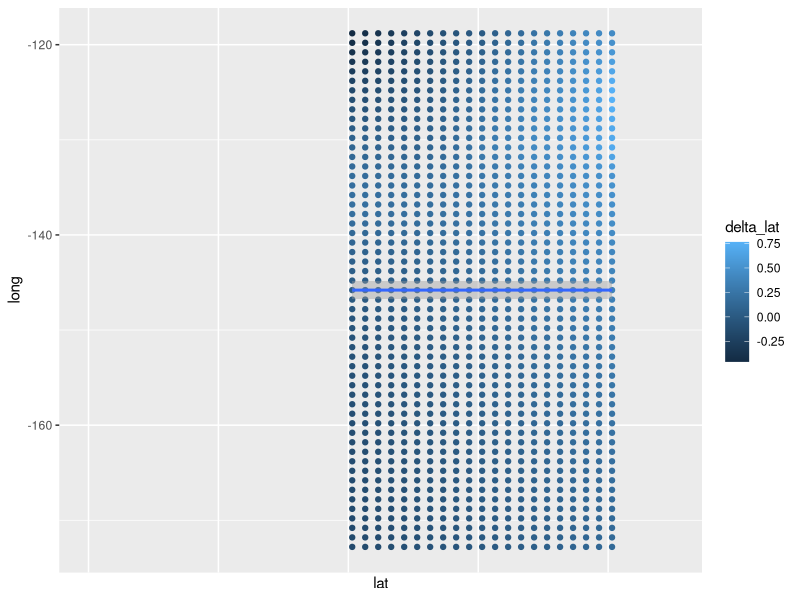

Write R code to recreate this figure.

library(ggplot2)
library(dplyr)
ggplot(data =seals, aes(x = lat, y = long, col = delta_lat)) +
  geom_point() + geom_smooth() +
  coord_cartesian(xlim = c(70,25))
